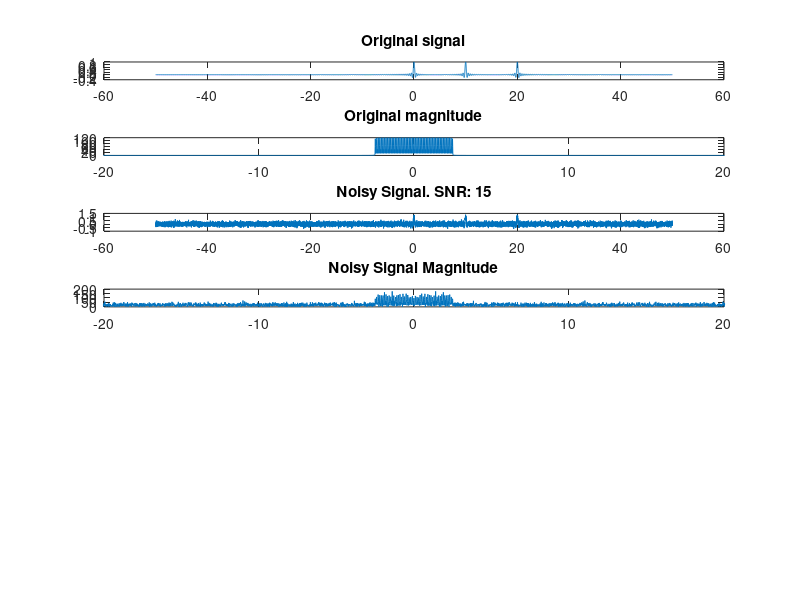

The MATLAB source for this figure: (Note: this script raises an error after producing the figure.)
clc;close all; clear all;

freq = 5;
samp_time = 100;
fs = 200;

N_plots = 7;

t = -samp_time/2:1/fs:samp_time/2;
% t = 0:1/fs:samp_time;
disp(length(t));
N = length(t);

s = sinc(freq*t) + sinc(freq*(t - 10)) + sinc(freq*(t - 20));
% s = sin(freq*2*pi*t);
disp(length(s));
figure;
subplot(N_plots, 1, 1);
plot(t, s);
title('Original signal');

spec = fftshift(fft(s));
subplot(N_plots,1,2);
f = (-(N/2):(N/2-1)) * fs/N;
plot(f, abs(spec));
xlim([-20 20]);
title('Original magnitude');


SNR = 15;

noise_sig = awgn(s, SNR);
subplot(N_plots,1,3);
plot(t, noise_sig);
text = ['Noisy Signal. SNR: ' num2str(SNR)];
title(text);

subplot(N_plots, 1, 4);
noise_sig_mag = fftshift(fft(noise_sig));
plot(f, abs(noise_sig_mag));
title('Noisy Signal Magnitude');
xlim([-20 20]);



o_f = OutputFilter;
o_f.areaCovered = 99;
designed_filt = o_f.construct(f, spec);

perf_filt = zeros(1, length(f));
idx = abs(f) <= 2.5;
perf_filt(idx) = 1;
subplot(N_plots, 1, 5);
plot(f, designed_filt);
xlim([-20 20]);
title('Perfect Filter');

filtered = designed_filt .* noise_sig_mag;

subplot(N_plots, 1, 6);
plot(f, abs(filtered));
xlim([-20 20]);
title('Filtered Magnitude');

subplot(N_plots, 1, 7);
plot(t, ifft(ifftshift(filtered)));
title('Original Signal reconstructed via IFFT');